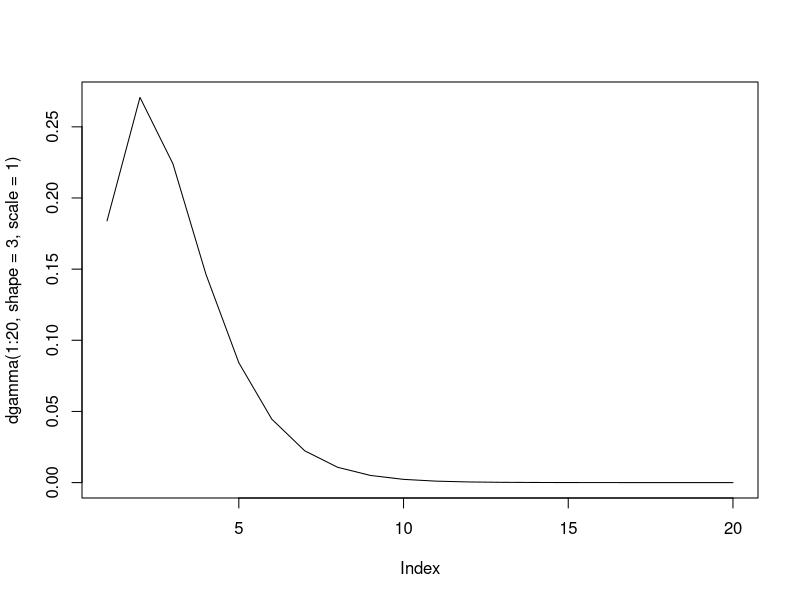
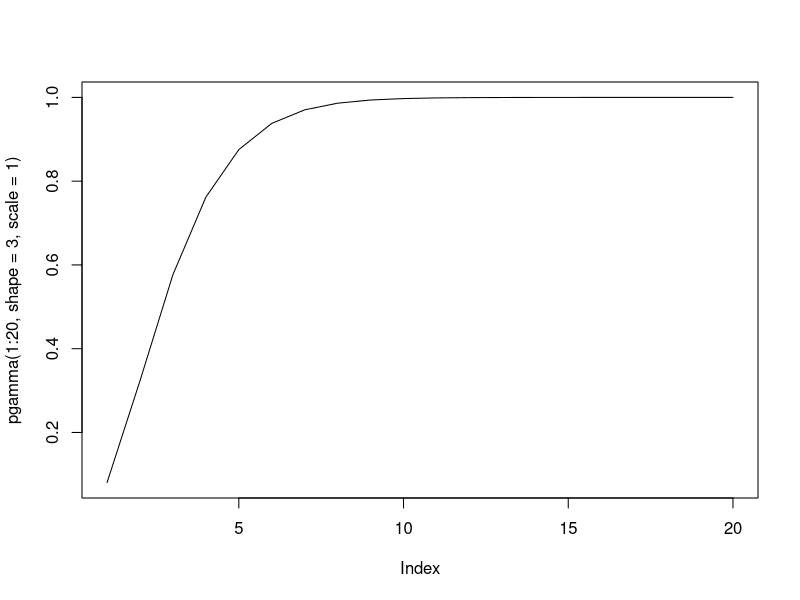
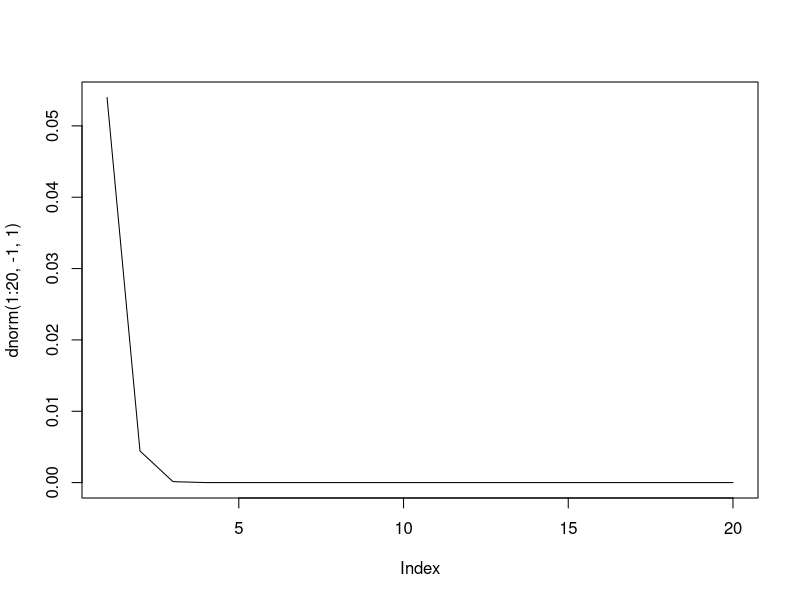
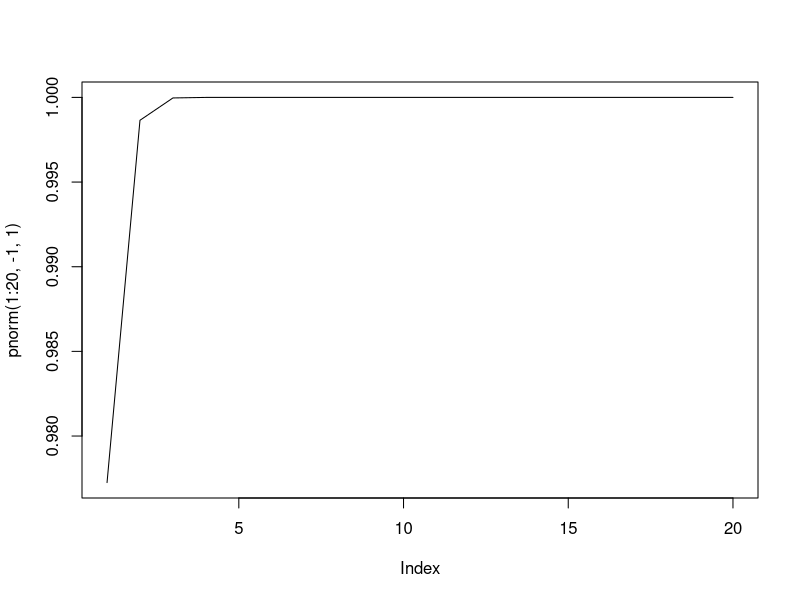
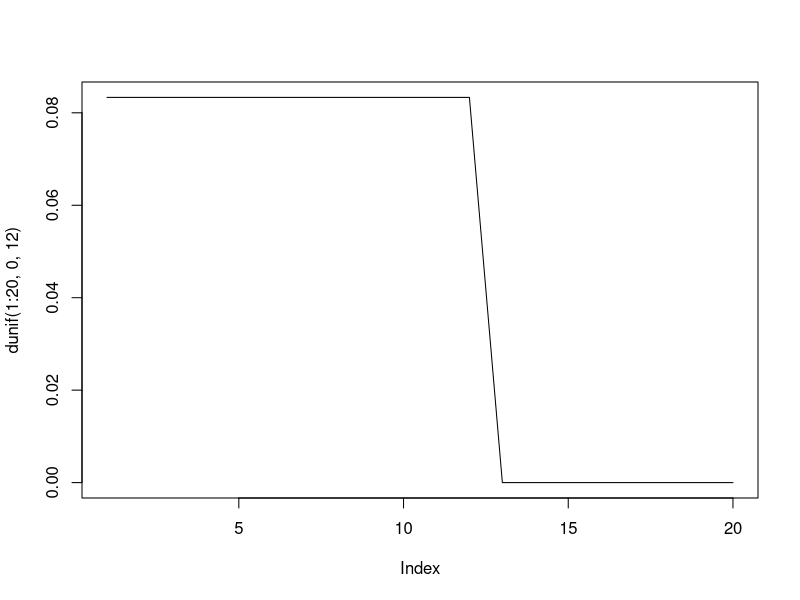
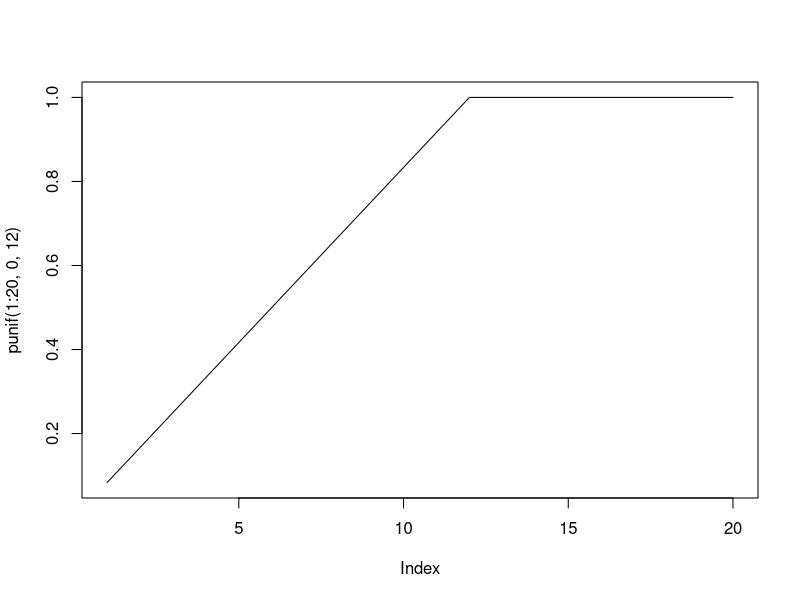

Generate these figures, in order, with R:
## ---- chunk 1
plot(dgamma(1:20, shape = 3, scale = 1), type = "l")
plot(pgamma(1:20, shape = 3, scale = 1), type = "l")
## ---- chunk 2
plot(dnorm(1:20, -1, 1), type = "l")
plot(pnorm(1:20, -1, 1), type = "l")
## ---- chunk 3
plot(dunif(1:20,0,12), type = "l")
plot(punif(1:20,0,12), type = "l")
